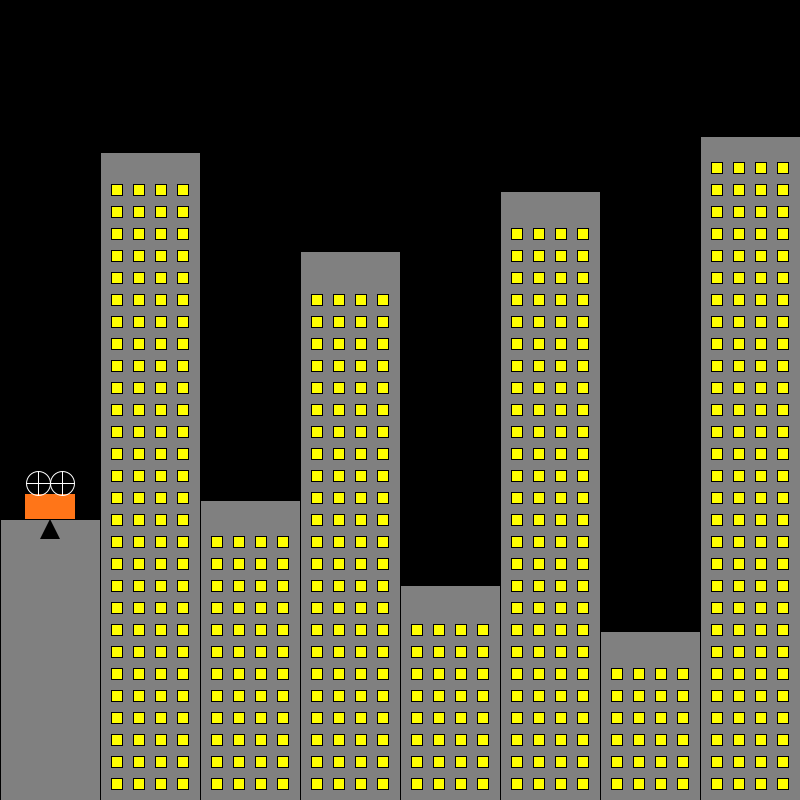
Frame 1 (no input)
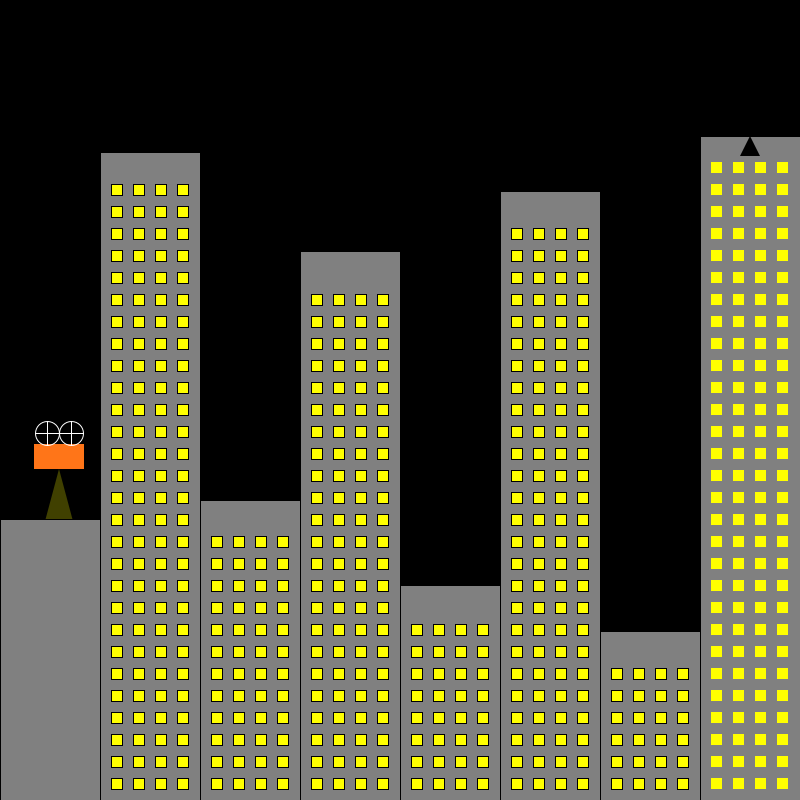
Frame 60 (the mouse pressed at the canvas centre just before this capture)
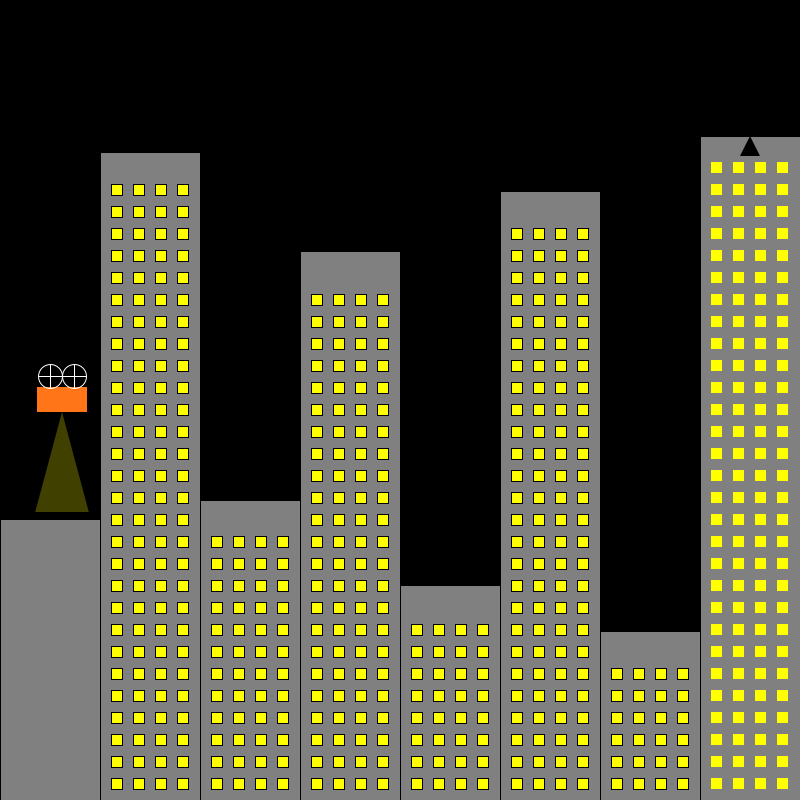
Frame 120 (the mouse held since frame 60 and released just before this capture)

The Processing sketch that drew these frames (run headless with seeded random() and noise(); from frame 60 on, the mouse is pressed at the canvas centre):

// Processing sketch: drone2
// ── drone2.pde
int n = 8; // nombre de sites
int siteW; // la largeur d'un site (immeuble)

int droneX, droneY; // position du drone
int tailleDrone;

boolean modeManuel = false; // est-ce que le pilotage manuel est autorisé ?
int siteCible = 0; // numéro du site sélectionné, destination du drone
int nxtSite = 7;

void setup() {
  size(800, 800);

  siteW = width / n;
  tailleDrone = siteW / 2;

  // au début le drone est dans l'entrepôt
  droneX = siteX(0);
  droneY = siteY(0);
}

void draw() {
  background(0);

  dessinerDrone();

  // TODO dessiner les sites - question 1
  for (int dn=0; dn<n; dn++) {
    dessinerSite(dn);
  }

  if (modeManuel) {
    for (int sisel=0; sisel<n; sisel++) {
      if (mouseX>(siteX(sisel)-siteW/2) && mouseX < siteX(sisel)+(siteW/2)
        && mouseY > siteY(sisel) && mouseY <= height && mousePressed) {
        siteCible = sisel;
      }
    }
  } else {
    if (droneX == siteX(0) && droneY == siteY(0)) {
      siteCible = nxtSite;
      nxtSite +=1;
      if (nxtSite == n) {
        nxtSite = 1;
      }
    }
    if (droneX == siteX(siteCible) && droneY == siteY(siteCible)) {
      siteCible = 0;
    }
  }

  avancerVers(siteX(siteCible), siteY(siteCible));
}

// dessine un site
void dessinerSite(int site) {
  int x = siteX(site);
  int y = siteY(site);
  stroke(0);
  fill(128);
  rect(x - siteW / 2, y, siteW, width - y);
  if (site == siteCible) {
    noStroke();
    fill(0);
    triangle(x, y, x - 10, y + 20, x + 10, y + 20);
  }

  // TODO dessiner les fenêtres - question 2
  int windSpace = siteW/9;
  fill(255, 255, 0);
  if (site != 0) {
    for (int rep=1; rep<5; rep+=1) {
      for (int hr=1; hr<((height-y)/(windSpace*2)); hr++) {
        square((((windSpace*2)*rep)+(siteW*(x/siteW))-windSpace), height-((windSpace*2)*hr), windSpace);
      }
    }
  }
}

// dessine le drone
void dessinerDrone() {
  noStroke();
  fill(255, 117, 24);
  rect(droneX - tailleDrone / 2, droneY - tailleDrone / 2, tailleDrone, tailleDrone / 2);

  // les hélices
  int r = tailleDrone / 4;
  dessinerHelice(droneX - r, droneY - 3 * r, r);
  dessinerHelice(droneX + r, droneY - 3 * r, r);

  // la lumière
  noStroke();
  fill(255, 255, 0, 64);
  int h = min(distToGround(droneX, droneY), 2 * tailleDrone);
  float delta = h * tan(PI / 12);
  triangle(droneX, droneY, droneX - delta, droneY + h, droneX + delta, droneY + h);
}

// dessine une hélice
void dessinerHelice(int x, int y, int rayon) {
  stroke(255);
  noFill();
  ellipseMode(RADIUS);
  circle(x, y, rayon);
  line(x - rayon, y, x + rayon, y);
  line(x, y - rayon, x, y + rayon);
}

// fait avancer le drone vers la position (x, y)
void avancerVers(int x, int y) {
  // TODO - question 4

  if (droneX < x) {
    if (!envoyerCommande('R')) {
      envoyerCommande('U');
    }
  } else if (droneX > x) {
    if (!envoyerCommande('L')) {
      envoyerCommande('U');
    }
  } else if (droneY > y) {
    envoyerCommande('U');
  } else if (droneY < y) {
    envoyerCommande('D');
  }
  // /!\ Ne pas modifier droneX et droneY directement
}

/*
 * /!\ Les fonctions permettant de récupérer les coordonnées d'un site
 * utilisent de la trigonomagie de Noël !
 * Ne cherchez pas à comprendre, utilisez siteX() et siteY() comme des boîtes noires.
 */

// renvoie l'abscisse d'un site
int siteX(int site) {
  return int((0.5 + site) * siteW);
}

// renvoie l'ordonnée d'un site
int siteY(int site) {
  return height / 2 + (1 - 2 * (site % 2)) * getH(site);
}

int magic = int(random(8, 13));

int getH(int site) {
  String s = nf(sin(site + 1), 0, magic);
  return int((1 + 2 * float("0." + s.substring(s.length() - 6))) * height / 8);
}

/*
 * Firmware du drone. Ne cherchez pas à comprendre,
 * utilisez envoyerCommande() comme une boîte noire.
 * Vous n'aurez pas besoin d'utiliser les autres fonctions
 */

// Transmet une des commandes U, D, L ou R au drone
// Renvoie true si le drone a bougé dans la direction indiquée
// Si le drone est resté sur place pour des raisons de sécurité, renvoie false
boolean envoyerCommande(char commande) {
  if (commande == 'U') {
    if (!checkUp(droneY - 1)) return false;
    droneY--;
  } else if (commande == 'D') {
    if (!checkDown(droneX, droneY + 1)) return false;
    droneY++;
  } else if (commande == 'L') {
    if (!checkRL(droneX - 1, droneY)) return false;
    droneX--;
  } else if (commande == 'R') {
    if (!checkRL(droneX + 1, droneY)) return false;
    droneX++;
  }
  return true;
}

boolean checkUp(int y) {
  return y > tailleDrone;
}

boolean checkDown(int x, int y) {
  return distToGround(x - tailleDrone / 2, y) >= 0
    && distToGround(x + tailleDrone / 2, y) >= 0;
}

boolean checkRL(int x, int y) {
  return distToGround(x - tailleDrone / 2, y) >= tailleDrone
    && distToGround(x + tailleDrone / 2, y) >= tailleDrone
    && distToGround(x - 3 * tailleDrone / 4, y) >= tailleDrone
    && distToGround(x + 3 * tailleDrone / 4, y) >= tailleDrone;
}

int distToGround(int x, int y) {
  return siteY(x / siteW) - y;
}
